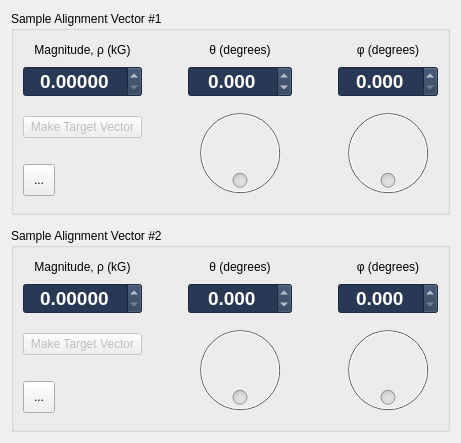
      <widget class="QWidget" name="alignmentTab">
       <property name="font">
        <font>
         <pointsize>9</pointsize>
         <bold>false</bold>
        </font>
       </property>
       <attribute name="title">
        <string>Sample Alignment</string>
       </attribute>
       <layout class="QVBoxLayout" name="verticalLayout" stretch="1,1">
        <property name="spacing">
         <number>13</number>
        </property>
        <property name="leftMargin">
         <number>11</number>
        </property>
        <property name="rightMargin">
         <number>11</number>
        </property>
        <item>
         <widget class="QGroupBox" name="alignGroupBox1">
          <property name="title">
           <string>Sample Alignment Vector #1</string>
          </property>
          <layout class="QGridLayout" name="alignGridLayout1" rowstretch="1,1,0,0" columnstretch="2,2,1,3,1,3">
           <property name="sizeConstraint">
            <enum>QLayout::SetDefaultConstraint</enum>
           </property>
           <item row="1" column="0" colspan="2">
            <widget class="QDoubleSpinBox" name="alignMagValueSpinBox1">
             <property name="enabled">
              <bool>false</bool>
             </property>
             <property name="font">
              <font>
               <pointsize>14</pointsize>
               <bold>true</bold>
              </font>
             </property>
             <property name="styleSheet">
              <string notr="true">background-color: rgb(41,57,85);
color: rgb(255, 255, 255);</string>
             </property>
             <property name="frame">
              <bool>true</bool>
             </property>
             <property name="alignment">
              <set>Qt::AlignCenter</set>
             </property>
             <property name="decimals">
              <number>5</number>
             </property>
             <property name="maximum">
              <double>100.000000000000000</double>
             </property>
             <property name="singleStep">
              <double>0.010000000000000</double>
             </property>
            </widget>
           </item>
           <item row="1" column="5">
            <widget class="QDoubleSpinBox" name="alignPhiSpinBox1">
             <property name="enabled">
              <bool>false</bool>
             </property>
             <property name="font">
              <font>
               <pointsize>14</pointsize>
               <bold>true</bold>
              </font>
             </property>
             <property name="styleSheet">
              <string notr="true">background-color: rgb(41,57,85);
color: rgb(255, 255, 255);</string>
             </property>
             <property name="alignment">
              <set>Qt::AlignCenter</set>
             </property>
             <property name="decimals">
              <number>3</number>
             </property>
             <property name="maximum">
              <double>180.000000000000000</double>
             </property>
             <property name="singleStep">
              <double>0.010000000000000</double>
             </property>
            </widget>
           </item>
           <item row="3" column="0">
            <widget class="QToolButton" name="alignLock1">
             <property name="minimumSize">
              <size>
               <width>32</width>
               <height>32</height>
              </size>
             </property>
             <property name="text">
              <string>...</string>
             </property>
             <property name="icon">
              <iconset resource="multiaxisoperation.qrc">
               <normaloff>:/multiaxis/Resources/security_lock.png</normaloff>
               <normalon>:/multiaxis/Resources/security_unlock.png</normalon>:/multiaxis/Resources/security_lock.png</iconset>
             </property>
             <property name="iconSize">
              <size>
               <width>24</width>
               <height>24</height>
              </size>
             </property>
             <property name="checkable">
              <bool>true</bool>
             </property>
            </widget>
           </item>
           <item row="0" column="5">
            <widget class="QLabel" name="alignPhiLabel1">
             <property name="sizePolicy">
              <sizepolicy hsizetype="Preferred" vsizetype="Fixed">
               <horstretch>0</horstretch>
               <verstretch>0</verstretch>
              </sizepolicy>
             </property>
             <property name="text">
              <string>φ (degrees)</string>
             </property>
             <property name="alignment">
              <set>Qt::AlignCenter</set>
             </property>
            </widget>
           </item>
           <item row="0" column="0" colspan="2">
            <widget class="QLabel" name="alignMagLabel1">
             <property name="sizePolicy">
              <sizepolicy hsizetype="Preferred" vsizetype="Fixed">
               <horstretch>0</horstretch>
               <verstretch>0</verstretch>
              </sizepolicy>
             </property>
             <property name="text">
              <string>Magnitude, ρ (kG)</string>
             </property>
             <property name="alignment">
              <set>Qt::AlignCenter</set>
             </property>
            </widget>
           </item>
           <item row="0" column="3">
            <widget class="QLabel" name="alignThetaLabel1">
             <property name="sizePolicy">
              <sizepolicy hsizetype="Preferred" vsizetype="Fixed">
               <horstretch>0</horstretch>
               <verstretch>0</verstretch>
              </sizepolicy>
             </property>
             <property name="text">
              <string>θ (degrees)</string>
             </property>
             <property name="alignment">
              <set>Qt::AlignCenter</set>
             </property>
            </widget>
           </item>
           <item row="1" column="3">
            <widget class="QDoubleSpinBox" name="alignThetaSpinBox1">
             <property name="enabled">
              <bool>false</bool>
             </property>
             <property name="font">
              <font>
               <pointsize>14</pointsize>
               <bold>true</bold>
              </font>
             </property>
             <property name="styleSheet">
              <string notr="true">background-color: rgb(41,57,85);
color: rgb(255, 255, 255);</string>
             </property>
             <property name="alignment">
              <set>Qt::AlignCenter</set>
             </property>
             <property name="decimals">
              <number>3</number>
             </property>
             <property name="minimum">
              <double>-360.000000000000000</double>
             </property>
             <property name="maximum">
              <double>360.000000000000000</double>
             </property>
             <property name="singleStep">
              <double>0.010000000000000</double>
             </property>
            </widget>
           </item>
           <item row="0" column="4">
            <spacer name="horizontalSpacer_2">
             <property name="orientation">
              <enum>Qt::Horizontal</enum>
             </property>
             <property name="sizeType">
              <enum>QSizePolicy::Minimum</enum>
             </property>
             <property name="sizeHint" stdset="0">
              <size>
               <width>40</width>
               <height>20</height>
              </size>
             </property>
            </spacer>
           </item>
           <item row="0" column="2">
            <spacer name="horizontalSpacer">
             <property name="orientation">
              <enum>Qt::Horizontal</enum>
             </property>
             <property name="sizeType">
              <enum>QSizePolicy::Minimum</enum>
             </property>
             <property name="sizeHint" stdset="0">
              <size>
               <width>40</width>
               <height>20</height>
              </size>
             </property>
            </spacer>
           </item>
           <item row="2" column="3" rowspan="2">
            <widget class="QDial" name="alignThetaDial1">
             <property name="enabled">
              <bool>false</bool>
             </property>
             <property name="sizePolicy">
              <sizepolicy hsizetype="MinimumExpanding" vsizetype="MinimumExpanding">
               <horstretch>0</horstretch>
               <verstretch>0</verstretch>
              </sizepolicy>
             </property>
             <property name="maximum">
              <number>4000</number>
             </property>
             <property name="wrapping">
              <bool>true</bool>
             </property>
             <property name="notchTarget">
              <double>0.000000000000000</double>
             </property>
            </widget>
           </item>
           <item row="2" column="5" rowspan="2">
            <widget class="QDial" name="alignPhiDial1">
             <property name="enabled">
              <bool>false</bool>
             </property>
             <property name="sizePolicy">
              <sizepolicy hsizetype="MinimumExpanding" vsizetype="MinimumExpanding">
               <horstretch>0</horstretch>
               <verstretch>0</verstretch>
              </sizepolicy>
             </property>
             <property name="maximum">
              <number>4000</number>
             </property>
             <property name="wrapping">
              <bool>true</bool>
             </property>
            </widget>
           </item>
           <item row="2" column="0" colspan="2">
            <widget class="QPushButton" name="makeAlignActiveButton1">
             <property name="enabled">
              <bool>false</bool>
             </property>
             <property name="text">
              <string>Make Target Vector</string>
             </property>
             <property name="checkable">
              <bool>true</bool>
             </property>
            </widget>
           </item>
          </layout>
         </widget>
        </item>
        <item>
         <widget class="QGroupBox" name="alignGroupBox2">
          <property name="title">
           <string>Sample Alignment Vector #2</string>
          </property>
          <layout class="QGridLayout" name="alignGridLayout2" rowstretch="1,1,0,0" columnstretch="2,2,1,3,1,3">
           <property name="sizeConstraint">
            <enum>QLayout::SetDefaultConstraint</enum>
           </property>
           <item row="3" column="0">
            <widget class="QToolButton" name="alignLock2">
             <property name="minimumSize">
              <size>
               <width>32</width>
               <height>32</height>
              </size>
             </property>
             <property name="text">
              <string>...</string>
             </property>
             <property name="icon">
              <iconset resource="multiaxisoperation.qrc">
               <normaloff>:/multiaxis/Resources/security_lock.png</normaloff>
               <normalon>:/multiaxis/Resources/security_unlock.png</normalon>:/multiaxis/Resources/security_lock.png</iconset>
             </property>
             <property name="iconSize">
              <size>
               <width>24</width>
               <height>24</height>
              </size>
             </property>
             <property name="checkable">
              <bool>true</bool>
             </property>
            </widget>
           </item>
           <item row="1" column="5">
            <widget class="QDoubleSpinBox" name="alignPhiSpinBox2">
             <property name="enabled">
              <bool>false</bool>
             </property>
             <property name="font">
              <font>
               <pointsize>14</pointsize>
               <bold>true</bold>
              </font>
             </property>
             <property name="styleSheet">
              <string notr="true">background-color: rgb(41,57,85);
color: rgb(255, 255, 255);</string>
             </property>
             <property name="alignment">
              <set>Qt::AlignCenter</set>
             </property>
             <property name="decimals">
              <number>3</number>
             </property>
             <property name="maximum">
              <double>180.000000000000000</double>
             </property>
             <property name="singleStep">
              <double>0.010000000000000</double>
             </property>
            </widget>
           </item>
           <item row="1" column="0" colspan="2">
            <widget class="QDoubleSpinBox" name="alignMagValueSpinBox2">
             <property name="enabled">
              <bool>false</bool>
             </property>
             <property name="font">
              <font>
               <pointsize>14</pointsize>
               <bold>true</bold>
              </font>
             </property>
             <property name="styleSheet">
              <string notr="true">background-color: rgb(41,57,85);
color: rgb(255, 255, 255);</string>
             </property>
             <property name="alignment">
              <set>Qt::AlignCenter</set>
             </property>
             <property name="decimals">
              <number>5</number>
             </property>
             <property name="maximum">
              <double>100.000000000000000</double>
             </property>
             <property name="singleStep">
              <double>0.010000000000000</double>
             </property>
            </widget>
           </item>
           <item row="0" column="2">
            <spacer name="horizontalSpacer_3">
             <property name="orientation">
              <enum>Qt::Horizontal</enum>
             </property>
             <property name="sizeType">
              <enum>QSizePolicy::Minimum</enum>
             </property>
             <property name="sizeHint" stdset="0">
              <size>
               <width>40</width>
               <height>20</height>
              </size>
             </property>
            </spacer>
           </item>
           <item row="0" column="4">
            <spacer name="horizontalSpacer_4">
             <property name="orientation">
              <enum>Qt::Horizontal</enum>
             </property>
             <property name="sizeType">
              <enum>QSizePolicy::Minimum</enum>
             </property>
             <property name="sizeHint" stdset="0">
              <size>
               <width>40</width>
               <height>20</height>
              </size>
             </property>
            </spacer>
           </item>
           <item row="0" column="5">
            <widget class="QLabel" name="alignPhiLabel2">
             <property name="sizePolicy">
              <sizepolicy hsizetype="Preferred" vsizetype="Fixed">
               <horstretch>0</horstretch>
               <verstretch>0</verstretch>
              </sizepolicy>
             </property>
             <property name="text">
              <string>φ (degrees)</string>
             </property>
             <property name="alignment">
              <set>Qt::AlignCenter</set>
             </property>
            </widget>
           </item>
           <item row="0" column="3">
            <widget class="QLabel" name="alignThetaLabel2">
             <property name="sizePolicy">
              <sizepolicy hsizetype="Preferred" vsizetype="Fixed">
               <horstretch>0</horstretch>
               <verstretch>0</verstretch>
              </sizepolicy>
             </property>
             <property name="text">
              <string>θ (degrees)</string>
             </property>
             <property name="alignment">
              <set>Qt::AlignCenter</set>
             </property>
            </widget>
           </item>
           <item row="0" column="0" colspan="2">
            <widget class="QLabel" name="alignMagLabel2">
             <property name="sizePolicy">
              <sizepolicy hsizetype="Preferred" vsizetype="Fixed">
               <horstretch>0</horstretch>
               <verstretch>0</verstretch>
              </sizepolicy>
             </property>
             <property name="text">
              <string>Magnitude, ρ (kG)</string>
             </property>
             <property name="alignment">
              <set>Qt::AlignCenter</set>
             </property>
            </widget>
           </item>
           <item row="1" column="3">
            <widget class="QDoubleSpinBox" name="alignThetaSpinBox2">
             <property name="enabled">
              <bool>false</bool>
             </property>
             <property name="font">
              <font>
               <pointsize>14</pointsize>
               <bold>true</bold>
              </font>
             </property>
             <property name="styleSheet">
              <string notr="true">background-color: rgb(41,57,85);
color: rgb(255, 255, 255);</string>
             </property>
             <property name="alignment">
              <set>Qt::AlignCenter</set>
             </property>
             <property name="decimals">
              <number>3</number>
             </property>
             <property name="minimum">
              <double>-360.000000000000000</double>
             </property>
             <property name="maximum">
              <double>360.000000000000000</double>
             </property>
             <property name="singleStep">
              <double>0.010000000000000</double>
             </property>
            </widget>
           </item>
           <item row="2" column="3" rowspan="2">
            <widget class="QDial" name="alignThetaDial2">
             <property name="enabled">
              <bool>false</bool>
             </property>
             <property name="sizePolicy">
              <sizepolicy hsizetype="MinimumExpanding" vsizetype="MinimumExpanding">
               <horstretch>0</horstretch>
               <verstretch>0</verstretch>
              </sizepolicy>
             </property>
             <property name="maximum">
              <number>4000</number>
             </property>
             <property name="wrapping">
              <bool>true</bool>
             </property>
            </widget>
           </item>
           <item row="2" column="5" rowspan="2">
            <widget class="QDial" name="alignPhiDial2">
             <property name="enabled">
              <bool>false</bool>
             </property>
             <property name="sizePolicy">
              <sizepolicy hsizetype="MinimumExpanding" vsizetype="MinimumExpanding">
               <horstretch>0</horstretch>
               <verstretch>0</verstretch>
              </sizepolicy>
             </property>
             <property name="maximum">
              <number>4000</number>
             </property>
             <property name="singleStep">
              <number>1</number>
             </property>
             <property name="pageStep">
              <number>10</number>
             </property>
             <property name="invertedAppearance">
              <bool>false</bool>
             </property>
             <property name="invertedControls">
              <bool>false</bool>
             </property>
             <property name="wrapping">
              <bool>true</bool>
             </property>
             <property name="notchTarget">
              <double>0.000000000000000</double>
             </property>
             <property name="notchesVisible">
              <bool>false</bool>
             </property>
            </widget>
           </item>
           <item row="2" column="0" colspan="2">
            <widget class="QPushButton" name="makeAlignActiveButton2">
             <property name="enabled">
              <bool>false</bool>
             </property>
             <property name="text">
              <string>Make Target Vector</string>
             </property>
             <property name="checkable">
              <bool>true</bool>
             </property>
            </widget>
           </item>
          </layout>
         </widget>
        </item>
       </layout>
      </widget>
